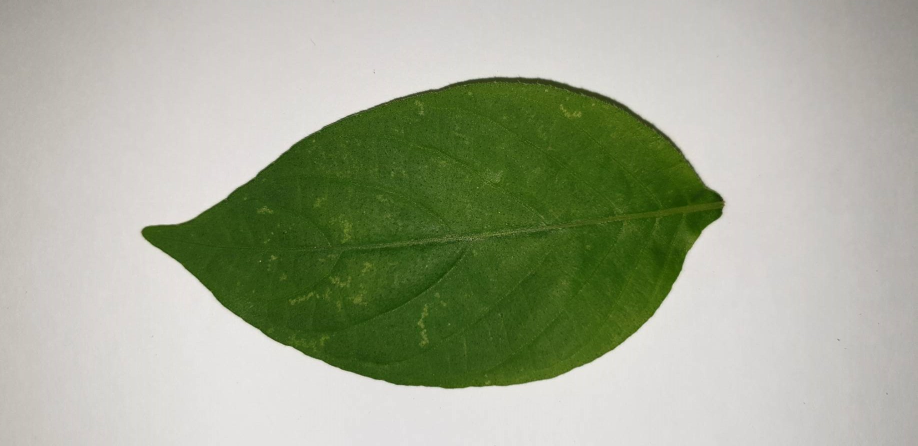
%> input picture Tubes Pengcit/d1.jpg, 1835 x 892 px (shown at 1/2 size)
$ octave prapocessing_d.m   (GNU Octave 9; MATLAB toolbox functions it lacks are replaced by stand-ins)
%> lines starting %> are read from the running program, lines starting %| are printed output that depends on the picture
d1 = imread('d1.jpg');
%> d1 is the input picture: size 892x1835x3 uint8; mean R, G, B 163.2, 170.2, 148.3
d2 = imread('d2.jpg');
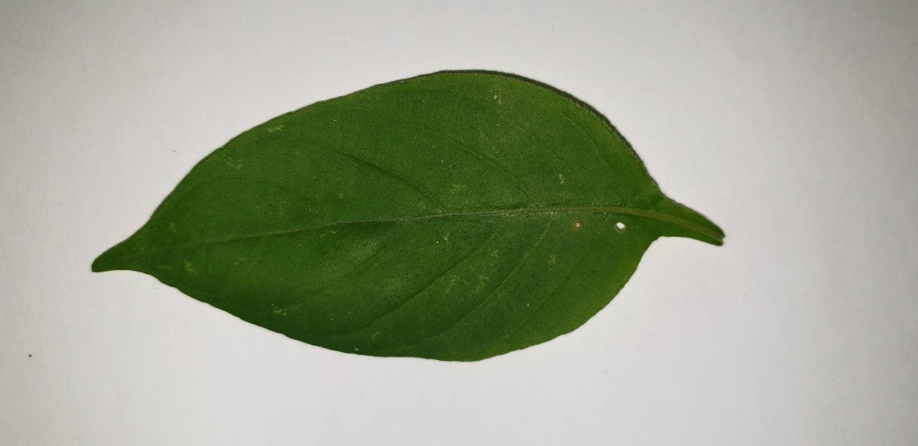
%> input picture Tubes Pengcit/d2.jpg, 1835 x 892 px (shown at 1/2 size)
%> d2 is the input picture: size 892x1835x3 uint8; mean R, G, B 158, 164.2, 144.9
d3 = imread('d6.jpg');
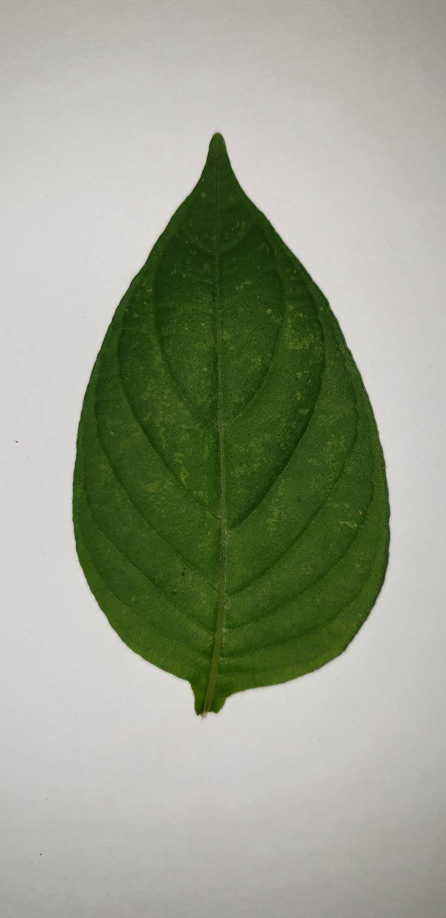
%> input picture Tubes Pengcit/d6.jpg, 892 x 1835 px (shown at 1/2 size)
%> d3 is the input picture: size 1835x892x3 uint8; mean R, G, B 152.2, 159, 140
d4 = imread('d4.jpg');
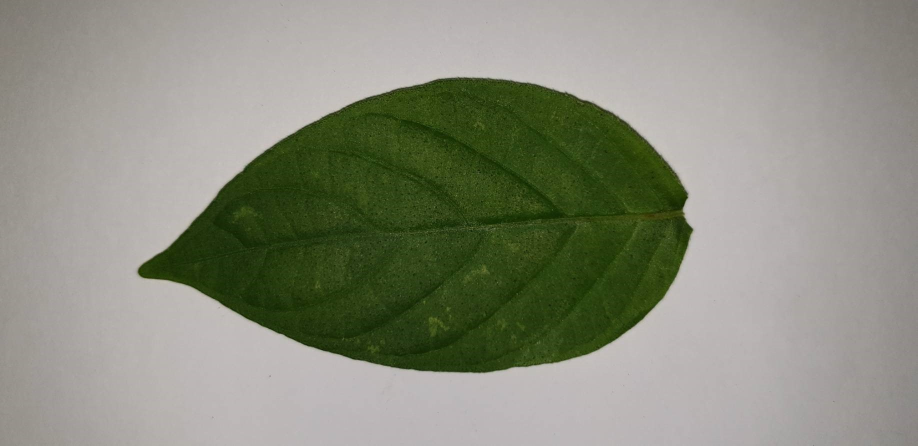
%> input picture Tubes Pengcit/d4.jpg, 1835 x 892 px (shown at 1/2 size)
%> d4 is the input picture: size 892x1835x3 uint8; mean R, G, B 137.6, 140.2, 124.9
d5 = imread('d5.jpg');
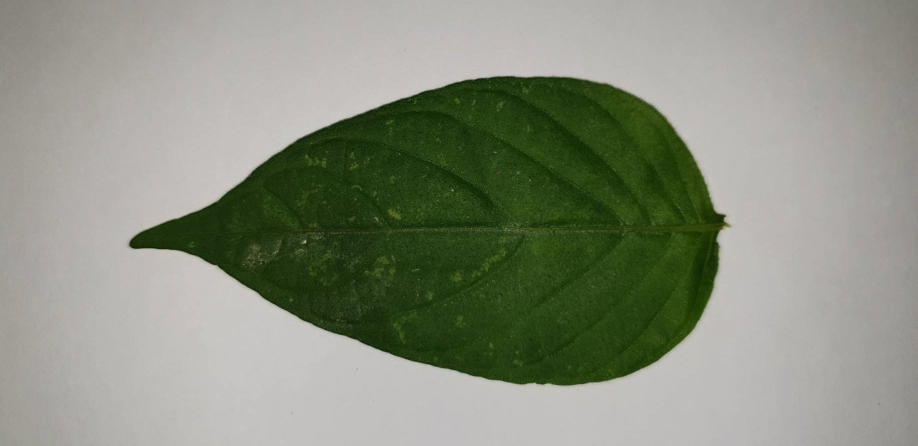
%> input picture Tubes Pengcit/d5.jpg, 1835 x 892 px (shown at 1/2 size)
%> d5 is the input picture: size 892x1835x3 uint8; mean R, G, B 136.9, 142.4, 126.5
%menampilkan gambar
%imshow([b1 b2 b3 b4 b5])
%imshow([c1 c2 c3 c4 c5])
%imshow([d3 d2])


%rotasi gambar yang tidak sesuai
%> (the run ends here)
